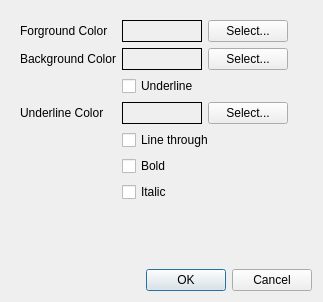
<?xml version="1.0" encoding="UTF-8"?>
<ui version="4.0">
 <class>Form_StylePickerDialog</class>
 <widget class="QDialog" name="Form_StylePickerDialog">
  <property name="geometry">
   <rect>
    <x>0</x>
    <y>0</y>
    <width>323</width>
    <height>302</height>
   </rect>
  </property>
  <property name="windowTitle">
   <string>Style Picker</string>
  </property>
  <layout class="QVBoxLayout" name="verticalLayout_2">
   <item>
    <widget class="QWidget" name="widget_5" native="true">
     <layout class="QFormLayout" name="formLayout">
      <item row="0" column="0">
       <widget class="QLabel" name="label">
        <property name="text">
         <string>Forground Color</string>
        </property>
       </widget>
      </item>
      <item row="0" column="1">
       <widget class="QWidget" name="widget" native="true">
        <layout class="QHBoxLayout" name="horizontalLayout">
         <property name="leftMargin">
          <number>0</number>
         </property>
         <property name="topMargin">
          <number>0</number>
         </property>
         <property name="rightMargin">
          <number>0</number>
         </property>
         <property name="bottomMargin">
          <number>0</number>
         </property>
         <item>
          <widget class="QFrame" name="FG_frame">
           <property name="minimumSize">
            <size>
             <width>80</width>
             <height>0</height>
            </size>
           </property>
           <property name="autoFillBackground">
            <bool>true</bool>
           </property>
           <property name="frameShape">
            <enum>QFrame::Box</enum>
           </property>
           <property name="frameShadow">
            <enum>QFrame::Plain</enum>
           </property>
          </widget>
         </item>
         <item>
          <widget class="QPushButton" name="FG_Select_pushButton">
           <property name="text">
            <string>Select...</string>
           </property>
          </widget>
         </item>
         <item>
          <spacer name="horizontalSpacer">
           <property name="orientation">
            <enum>Qt::Horizontal</enum>
           </property>
           <property name="sizeHint" stdset="0">
            <size>
             <width>40</width>
             <height>20</height>
            </size>
           </property>
          </spacer>
         </item>
        </layout>
       </widget>
      </item>
      <item row="1" column="0">
       <widget class="QLabel" name="label_2">
        <property name="text">
         <string>Background Color</string>
        </property>
       </widget>
      </item>
      <item row="1" column="1">
       <widget class="QWidget" name="widget_2" native="true">
        <layout class="QHBoxLayout" name="horizontalLayout_2">
         <property name="spacing">
          <number>6</number>
         </property>
         <property name="leftMargin">
          <number>0</number>
         </property>
         <property name="topMargin">
          <number>0</number>
         </property>
         <property name="rightMargin">
          <number>0</number>
         </property>
         <property name="bottomMargin">
          <number>0</number>
         </property>
         <item>
          <widget class="QFrame" name="BG_frame">
           <property name="minimumSize">
            <size>
             <width>80</width>
             <height>0</height>
            </size>
           </property>
           <property name="autoFillBackground">
            <bool>true</bool>
           </property>
           <property name="frameShape">
            <enum>QFrame::Box</enum>
           </property>
           <property name="frameShadow">
            <enum>QFrame::Plain</enum>
           </property>
          </widget>
         </item>
         <item>
          <widget class="QPushButton" name="BG_Select_pushButton">
           <property name="text">
            <string>Select...</string>
           </property>
          </widget>
         </item>
         <item>
          <spacer name="horizontalSpacer_2">
           <property name="orientation">
            <enum>Qt::Horizontal</enum>
           </property>
           <property name="sizeHint" stdset="0">
            <size>
             <width>40</width>
             <height>20</height>
            </size>
           </property>
          </spacer>
         </item>
        </layout>
       </widget>
      </item>
      <item row="2" column="0">
       <widget class="QLabel" name="label_4">
        <property name="text">
         <string/>
        </property>
       </widget>
      </item>
      <item row="2" column="1">
       <widget class="QCheckBox" name="ULine_checkBox">
        <property name="text">
         <string>Underline</string>
        </property>
       </widget>
      </item>
      <item row="3" column="0">
       <widget class="QLabel" name="label_3">
        <property name="text">
         <string>Underline Color</string>
        </property>
       </widget>
      </item>
      <item row="3" column="1">
       <widget class="QWidget" name="widget_3" native="true">
        <layout class="QHBoxLayout" name="horizontalLayout_3">
         <property name="leftMargin">
          <number>0</number>
         </property>
         <property name="topMargin">
          <number>0</number>
         </property>
         <property name="rightMargin">
          <number>0</number>
         </property>
         <property name="bottomMargin">
          <number>0</number>
         </property>
         <item>
          <widget class="QFrame" name="ULine_frame">
           <property name="minimumSize">
            <size>
             <width>80</width>
             <height>0</height>
            </size>
           </property>
           <property name="autoFillBackground">
            <bool>true</bool>
           </property>
           <property name="frameShape">
            <enum>QFrame::Box</enum>
           </property>
           <property name="frameShadow">
            <enum>QFrame::Plain</enum>
           </property>
          </widget>
         </item>
         <item>
          <widget class="QPushButton" name="ULine_Select_pushButton">
           <property name="text">
            <string>Select...</string>
           </property>
          </widget>
         </item>
         <item>
          <spacer name="horizontalSpacer_3">
           <property name="orientation">
            <enum>Qt::Horizontal</enum>
           </property>
           <property name="sizeHint" stdset="0">
            <size>
             <width>40</width>
             <height>20</height>
            </size>
           </property>
          </spacer>
         </item>
        </layout>
       </widget>
      </item>
      <item row="4" column="0">
       <widget class="QLabel" name="label_5">
        <property name="text">
         <string/>
        </property>
       </widget>
      </item>
      <item row="4" column="1">
       <widget class="QWidget" name="widget_4" native="true">
        <layout class="QVBoxLayout" name="verticalLayout">
         <property name="leftMargin">
          <number>0</number>
         </property>
         <property name="topMargin">
          <number>0</number>
         </property>
         <property name="rightMargin">
          <number>0</number>
         </property>
         <property name="bottomMargin">
          <number>0</number>
         </property>
         <item>
          <widget class="QCheckBox" name="LineThrough_checkBox">
           <property name="text">
            <string>Line through</string>
           </property>
          </widget>
         </item>
         <item>
          <widget class="QCheckBox" name="Bold_checkBox">
           <property name="text">
            <string>Bold</string>
           </property>
          </widget>
         </item>
         <item>
          <widget class="QCheckBox" name="Italic_checkBox">
           <property name="text">
            <string>Italic</string>
           </property>
          </widget>
         </item>
        </layout>
       </widget>
      </item>
     </layout>
    </widget>
   </item>
   <item>
    <spacer name="verticalSpacer">
     <property name="orientation">
      <enum>Qt::Vertical</enum>
     </property>
     <property name="sizeHint" stdset="0">
      <size>
       <width>20</width>
       <height>40</height>
      </size>
     </property>
    </spacer>
   </item>
   <item>
    <widget class="QDialogButtonBox" name="buttonBox">
     <property name="orientation">
      <enum>Qt::Horizontal</enum>
     </property>
     <property name="standardButtons">
      <set>QDialogButtonBox::Cancel|QDialogButtonBox::Ok</set>
     </property>
    </widget>
   </item>
  </layout>
 </widget>
 <resources/>
 <connections>
  <connection>
   <sender>buttonBox</sender>
   <signal>accepted()</signal>
   <receiver>Form_StylePickerDialog</receiver>
   <slot>accept()</slot>
   <hints>
    <hint type="sourcelabel">
     <x>248</x>
     <y>254</y>
    </hint>
    <hint type="destinationlabel">
     <x>157</x>
     <y>274</y>
    </hint>
   </hints>
  </connection>
  <connection>
   <sender>buttonBox</sender>
   <signal>rejected()</signal>
   <receiver>Form_StylePickerDialog</receiver>
   <slot>reject()</slot>
   <hints>
    <hint type="sourcelabel">
     <x>316</x>
     <y>260</y>
    </hint>
    <hint type="destinationlabel">
     <x>286</x>
     <y>274</y>
    </hint>
   </hints>
  </connection>
 </connections>
</ui>
